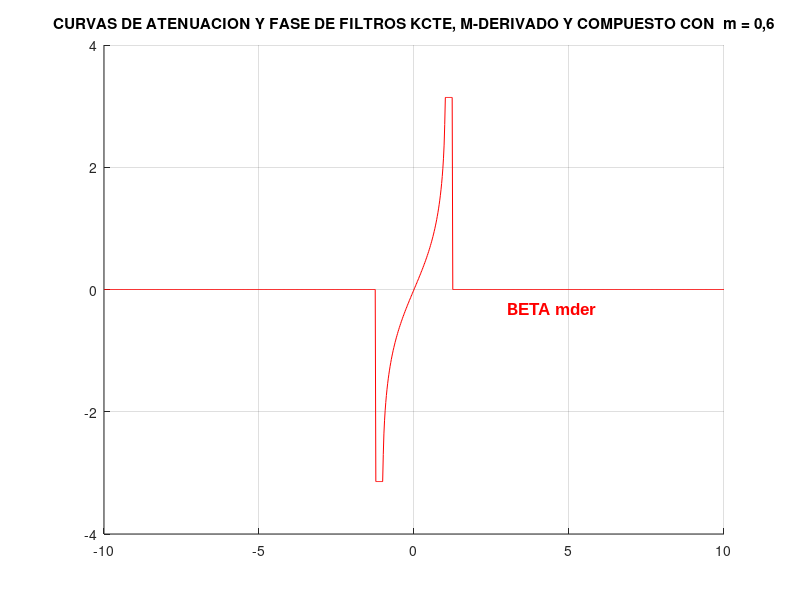

Recreate this plot in MATLAB.
w=linspace(-10,10,1000);
warning off

F1=figure(1);
   set(F1,'color','w','NAME','CURVAS DE ATENUACION DE FILTROS KCTE, M-DERIVADO Y COMPUESTO CON  m = 0,6');
hold on;
m=0.6;

xkm= m.*w./(((1-(1-m.^2).*(w.^2)).^0.5));
%alfak=2*acosh(w);
%alfam=2*acosh(xkm);
%betak=2*asin(w);
betam=2*asin(xkm);
%a=2*asinh(m/(1-m^2)^0.5);
%alfacomp=alfak+alfam;
%P1=plot(w,alfak,'b',w,alfam,'m',w,betak,'c',w,betam,'r',w,alfacomp,'g');
P1=plot(w,betam,'r');

%set(P1,'linestyle','-','linewidth',3);
%G10=line([-5,5],[a,a]);
%set(G10,'color',[0,0,1],'linestyle','--','linewidth',1);

TI1=title('CURVAS DE ATENUACION Y FASE DE FILTROS KCTE, M-DERIVADO Y COMPUESTO CON  m = 0,6');
%set(TI1,'color',[0,0,0],'FontWeight',' bold ','FontSize',[14]);
%axis([-4,4,-4,6]);
%G11=line([-5,5],[0,0]);
%set(G11,'color',[0,0,0],'linestyle','-','linewidth',1.5);

%G12=line([0,0],[-4,6]);
%set(G12,'color',[0,0,0],'linestyle','-','linewidth',1.5);

%G13=line([1.25,1.25],[-4,6]);
%set(G13,'color',[0,0,1],'linestyle','--');

%G14=line([-1.25,-1.25],[-4,6]);
%set(G14,'color',[0,0,1],'linestyle','--');

%G15=text(3,4.2,'ALFA Kcte');
%set(G15,'FontSize',[12],'FontName','Arial','FontWeight','bold','color',[0,0,1]);

%G16=text(3,1.8,'ALFA mder');
%set(G16,'FontSize',[12],'FontName','Arial','FontWeight','bold','color',[1,0,1]);

%G17=text(2.5,5.7,'ALFA Kcte + ALFA mder');
%set(G17,'FontSize',[12],'FontName','Arial','FontWeight','bold','color',[0,1,0]);

%G18=text(3,3,'BETA Kcte');
%set(G18,'FontSize',[12],'FontName','Arial','FontWeight','bold','color',[0,1,1]);

G19=text(3,-0.3,'BETA mder');
set(G19,'FontSize',[12],'FontName','Arial','FontWeight','bold','color',[1,0,0]);


%G20=line([3,3],[0,2*asinh(m/sqrt(1-m*m))]);
%set(G20,'color',[0,0,1],'linestyle','--','marker','.','markersize',20);

%G21=text(2.2,0.7,'ALFAm = 2 asinh ( m / sqrt(1-m^2)) = 1.386');
%set(G21,'FontSize',[8],'FontName','Arial','FontWeight','bold','BackgroundColor',[0.811,0.960,0.960]);

%G22=line([-3,-3],[0,2*asinh(m/sqrt(1-m*m))]);
%set(G22,'color',[0,0,1],'linestyle','--','marker','.','markersize',20);

%G23=text(-3.8,0.7,'ALFAm = 2 asinh ( m / sqrt(1-m^2)) = 1.386');
%set(G23,'FontSize',[8],'FontName','Arial','FontWeight','bold','BackgroundColor',[0.811,0.960,0.960]);

%G24=line([-1.25,0],[-3.5,-3.5]);
%set(G24,'color',[0,0,1],'linestyle','--','marker','.','markersize',20);

%G25=text(-1.2,-3.8,'Xk = 1 / sqrt(1-m^2) = -1,25');
%set(G25,'FontSize',[8],'FontName','Arial','FontWeight','bold','BackgroundColor',[0.811,0.960,0.960]);

%G26=line([0,1.25],[-3.5,-3.5]);
%set(G26,'color',[0,0,1],'linestyle','--','marker','.','markersize',20);

%G27=text(0.2,-3.8,'Xk = 1 / sqrt(1-m^2) = 1,25');
%set(G27,'FontSize',[8],'FontName','Arial','FontWeight','bold','BackgroundColor',[0.811,0.960,0.960]);

hold off;
grid on;

